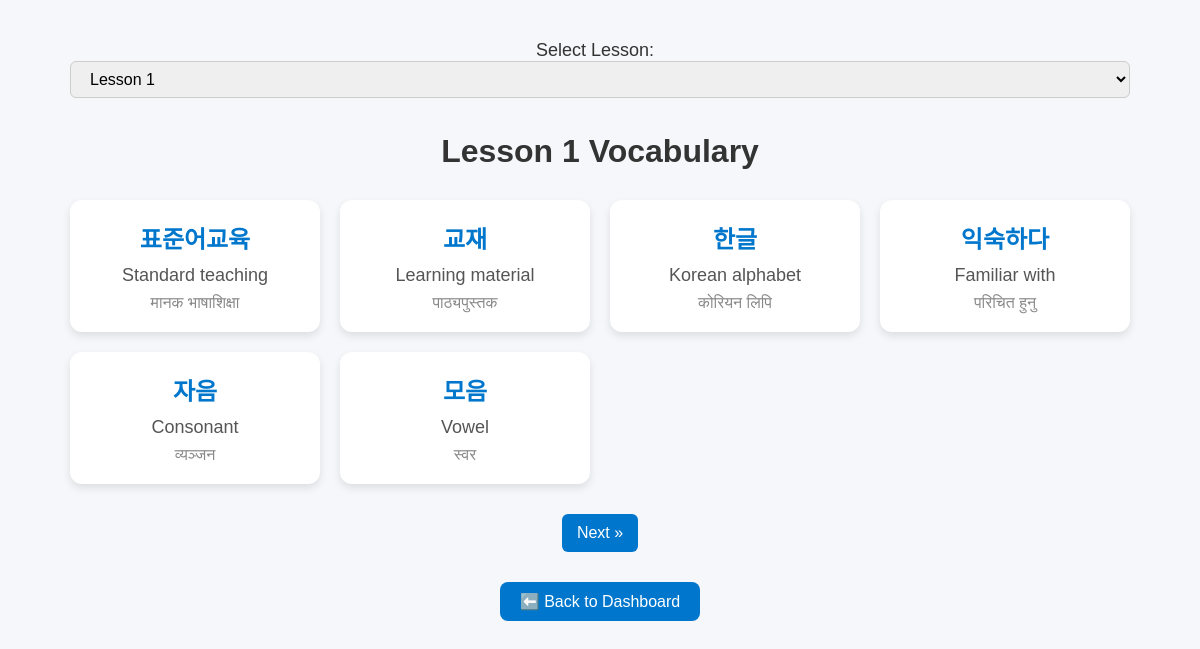
Screenshot of /views/learn.php (signed in) with the database file from the repository.
### tables this page shows
CREATE TABLE `words` (
  `id` int(11) NOT NULL,
  `korean` varchar(255) NOT NULL,
  `english` varchar(255) NOT NULL,
  `nepali` varchar(255) NOT NULL,
  `lesson_id` int(11) DEFAULT NULL,
  `image_url` text DEFAULT NULL,
  `created_at` timestamp NOT NULL DEFAULT current_timestamp()
);

### views/learn.php (the view, shortened to what this page needs)
<?php
require_once '../includes/db.php';
$currentLesson = isset($_GET['lesson']) ? (int)$_GET['lesson'] : 1;
$lessonsResult = $conn->query("SELECT DISTINCT lesson_id FROM words ORDER BY lesson_id ASC");
$allLessons = $lessonsResult->fetch_all(MYSQLI_ASSOC);
$wordsPerPage = 6;
$page = isset($_GET['page']) ? (int)$_GET['page'] : 1;
$offset = ($page - 1) * $wordsPerPage;
$countStmt = $conn->prepare("SELECT COUNT(*) as total FROM words WHERE lesson_id = ?");
$countStmt->bind_param("i", $currentLesson);
$countStmt->execute();
$countResult = $countStmt->get_result()->fetch_assoc();
$totalWords = $countResult['total'];
$totalPages = ceil($totalWords / $wordsPerPage);
$stmt = $conn->prepare("SELECT korean, english, nepali FROM words WHERE lesson_id = ? LIMIT ? OFFSET ?");
$stmt->bind_param("iii", $currentLesson, $wordsPerPage, $offset);
$stmt->execute();
$result = $stmt->get_result();
?>
<!DOCTYPE html>
<html lang="en">
<head>
    <link rel="stylesheet" href="../assets/css/style.css">
</head>
<body>
<div class="container">
    <div class="lesson-select">
        <form method="get">
            <label for="lesson" style="font-size: 18px; margin-right: 10px;">Select Lesson:</label>
            <select name="lesson" id="lesson" onchange="this.form.submit()">
                <?php foreach ($allLessons as $lesson): ?>
                    <option value="<?php echo $lesson['lesson_id']; ?>" <?php if ($lesson['lesson_id'] == $currentLesson) echo 'selected'; ?>>
                        Lesson <?php echo $lesson['lesson_id']; ?>
                    </option>
                <?php endforeach; ?>
            </select>
        </form>
    </div>
    <h1>Lesson <?php echo $currentLesson; ?> Vocabulary</h1>
    <div class="word-grid">
        <?php while ($row = $result->fetch_assoc()): ?>
            <div class="word-card">
                <div class="korean-word"><?php echo htmlspecialchars($row['korean']); ?></div>
                <div class="english-meaning"><?php echo htmlspecialchars($row['english']); ?></div>
                <div class="nepali-meaning"><?php echo htmlspecialchars($row['nepali']); ?></div>
            </div>
        <?php endwhile; ?>
    </div>
    <div class="pagination">
        <?php if ($page < $totalPages): ?>
            <a href="?lesson=<?php echo $currentLesson; ?>&page=<?php echo $page + 1; ?>">Next &raquo;</a>
        <?php endif; ?>
    </div>
    <div style="text-align: center;">
        <a href="dashboard.php" class="btn-back">⬅️ Back to Dashboard</a>
    </div>
</div>
</body>
</html>

### assets/css/style.css (style rules this page uses)
* { margin: 0; padding: 0; box-sizing: border-box; }
body { font-family: 'Poppins', sans-serif; background: #f8f9fa; color: #333; }
.container { max-width: 1200px; margin: 0 auto; padding: 20px; }
input, select, textarea { width: 100%; padding: 10px; border: 1px solid #ccc; border-radius: 8px; margin-bottom: 15px; }

### views/learn.php (style rules this page uses)
body { font-family: 'Poppins', sans-serif; background: #f5f7fa; margin: 0; padding: 20px; }
.container { max-width: 1100px; margin: auto; padding: 20px; }
h1 { text-align: center; color: #333; margin-bottom: 30px; }
.lesson-select { text-align: center; margin-bottom: 20px; }
.lesson-select select { padding: 8px 15px; border-radius: 6px; font-size: 16px; }
.word-grid { display: grid; grid-template-columns: repeat(auto-fit, minmax(250px, 1fr)); gap: 20px; }
.word-card { background: #fff; padding: 20px; border-radius: 12px; box-shadow: 0 4px 8px rgba(0,0,0,0.1); transition: transform 0.2s, box-shadow 0.2s; }
.korean-word { font-size: 24px; font-weight: bold; color: #0077cc; margin-bottom: 10px; text-align: center; }
.english-meaning { font-size: 18px; margin-bottom: 8px; color: #555; text-align: center; }
.nepali-meaning { font-size: 16px; color: #888; text-align: center; }
.pagination { text-align: center; margin-top: 30px; }
.pagination a { display: inline-block; padding: 10px 15px; margin: 0 5px; background: #0077cc; color: #fff; border-radius: 6px; text-decoration: none; transition: background 0.3s; }
.btn-back { display: inline-block; margin-top: 30px; padding: 10px 20px; background: #0077cc; color: white; text-decoration: none; border-radius: 8px; transition: background 0.3s; }

### rows the page displays
words: korean "표준어교육", english "Standard teaching", nepali "मानक भाषाशिक्षा"
words: korean "교재", english "Learning material", nepali "पाठ्यपुस्तक"
words: korean "한글", english "Korean alphabet", nepali "कोरियन लिपि"
words: korean "익숙하다", english "Familiar with", nepali "परिचित हुनु"
words: korean "자음", english "Consonant", nepali "व्यञ्जन"
words: korean "모음", english "Vowel", nepali "स्वर"

### other values shown
$currentLesson "1"
